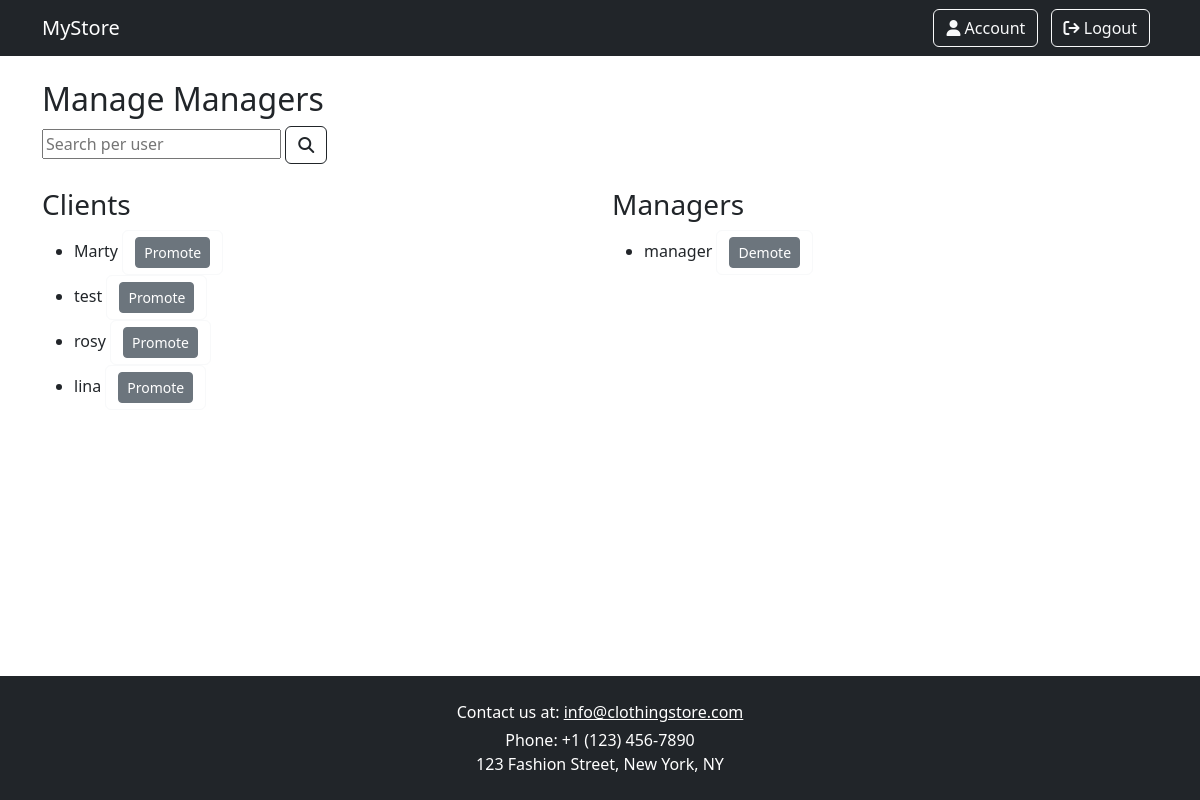
Page /accounts/profile/manage/managers/ on the committed database.
### accounts/models.py (models this page shows, shortened)
class Profile(models.Model):
    user = models.OneToOneField(User, on_delete=models.CASCADE)
    address = models.CharField(max_length=255, blank=False)
    phone_number = models.CharField(max_length=20, blank=True, unique=True, null=True)
    favourites = models.ManyToManyField(Product, blank=True)

### accounts/views.py (the view)
# urls.py: path('profile/manage/managers/', views.ManageProfilesView.as_view(), name='manage_profiles'),
class ManageProfilesView(ListView):
    model = Profile
    template_name = 'managers.html'
    context_object_name = 'profiles'
    def get_context_data(self, **kwargs):
        context = super().get_context_data(**kwargs)
        user = self.request.user
        query = self.request.GET.get('q')
        base_clients = Profile.objects.filter(user__groups__name='client')
        base_managers = Profile.objects.filter(user__groups__name='manager')
        if query:
            base_clients = base_clients.filter(user__username__icontains=query)
            base_managers = base_managers.filter(user__username__icontains=query)
        context['is_client'] = user.is_authenticated and user.groups.filter(name='client').exists()
        context['is_manager'] = user.is_authenticated and user.groups.filter(name='manager').exists()
        context['is_admin'] = user.is_authenticated and user.is_superuser
        context['clients'] = base_clients
        context['managers'] = base_managers
        context['query'] = query
        return context

### templates/managers.html (shortened to what this page needs)
{% extends 'base.html' %}
{% load static %}
{% load crispy_forms_tags %}
{% block content %}
    <h2>Manage Managers</h2>
    <form method="get" class="mb-4">
        <input type="text" name="q" placeholder="Search per user" value="{{ request.GET.q }}">
        <button type="submit" class="btn btn-outline-dark me-2">
            <i class="fa-solid fa-magnifying-glass"></i>
        </button>
    </form>
    <div >
        <div class="row">
            <div class="col-md-6">
                <h3>Clients</h3>
                <ul>
                    {% for profile in clients %}
                        <li>
                            {{ profile.user.username }}
                            <form method="post" class="btn btn-outline-light me-2" action="{% url 'promote_to_manager' profile.user.id %}">
                                <button type="submit" class="btn-secondary btn btn-sm">Promote</button>
                            </form>
                        </li>
                    {% empty %}
                        <li>No clients found.</li>
                    {% endfor %}
                </ul>
            </div>
            <div class="col-md-6">
                <h3>Managers</h3>
                <ul>
                    {% for profile in managers %}
                        <li>
                            {{ profile.user.username }}
                            <form method="post" class="btn btn-outline-light me-2" action="{% url 'demote_to_client' profile.user.id %}">
                                <button type="submit" class="btn-secondary btn btn-sm">Demote</button>
                            </form>
                        </li>
                    {% empty %}
                        <li>No managers found.</li>
                    {% endfor %}
                </ul>
            </div>
        </div>
    </div>
{% endblock %}

### static/css/base_style.css (style rules this page uses)
html, body { height: 100%; margin: 0; padding: 0; }
body { min-height: 100vh; display: flex; flex-direction: column; }

### rows in the picture
Profile: user.username "Marty"
Profile: user.username "test"
Profile: user.username "rosy"
Profile: user.username "lina"
Profile: user.username "manager"
